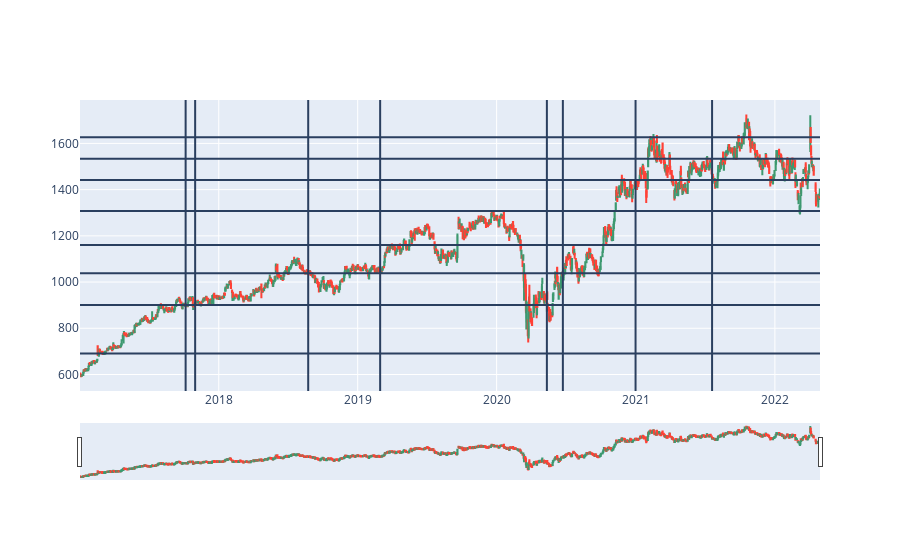

The code cell stored with this chart in its notebook:
### Code cell
fig = go.Figure(data=[go.Candlestick(x=df['Date'],
                open=df['Open'],
                high=df['High'],
                low=df['Low'],
                close=df['Close'])])
for aaa in centres:
    fig.add_hline(y=aaa[0])
    
for i in range(len(doji)):
    if(doji[i]!=0):
        cprice = df.Close[i]
        prevprice = df.Close[i-1]
        nextprice = df.Close[i+1]
        for x in centres:
            if(1.005*cprice>x[0] and 0.995*cprice<x[0] and ((prevprice<x[0] and nextprice<x[0]) or (prevprice>x[0] and nextprice>x[0]))):
                fig.add_vline(x=df.Date[i])
                break
        
fig.show()

### Figure 1 — Plotly figure (JSON) as saved in the notebook; plotly's stock layout.template omitted (floating-point values rounded to 4 significant figures; data arrays with more than 128 entries replaced by an {"elided": "..."} marker saying what was removed)
{"data": [{"close": {"elided": "1316 float values"}, "high": {"elided": "1316 float values"}, "low": {"elided": "1316 float values"}, "open": {"elided": "1316 float values"}, "type": "candlestick", "x": {"elided": "1316 str values"}}], "layout": {"shapes": [{"type": "line", "x0": 0, "x1": 1, "xref": "x domain", "y0": 1308.0, "y1": 1308.0, "yref": "y"}, {"type": "line", "x0": 0, "x1": 1, "xref": "x domain", "y0": 690.6, "y1": 690.6, "yref": "y"}, {"type": "line", "x0": 0, "x1": 1, "xref": "x domain", "y0": 1038.0, "y1": 1038.0, "yref": "y"}, {"type": "line", "x0": 0, "x1": 1, "xref": "x domain", "y0": 1533.0, "y1": 1533.0, "yref": "y"}, {"type": "line", "x0": 0, "x1": 1, "xref": "x domain", "y0": 900.9, "y1": 900.9, "yref": "y"}, {"type": "line", "x0": 0, "x1": 1, "xref": "x domain", "y0": 1442.0, "y1": 1442.0, "yref": "y"}, {"type": "line", "x0": 0, "x1": 1, "xref": "x domain", "y0": 1161.0, "y1": 1161.0, "yref": "y"}, {"type": "line", "x0": 0, "x1": 1, "xref": "x domain", "y0": 1627.0, "y1": 1627.0, "yref": "y"}, {"type": "line", "x0": "2017-10-06", "x1": "2017-10-06", "xref": "x", "y0": 0, "y1": 1, "yref": "y domain"}, {"type": "line", "x0": "2017-10-31", "x1": "2017-10-31", "xref": "x", "y0": 0, "y1": 1, "yref": "y domain"}, {"type": "line", "x0": "2018-08-24", "x1": "2018-08-24", "xref": "x", "y0": 0, "y1": 1, "yref": "y domain"}, {"type": "line", "x0": "2019-03-01", "x1": "2019-03-01", "xref": "x", "y0": 0, "y1": 1, "yref": "y domain"}, {"type": "line", "x0": "2020-05-12", "x1": "2020-05-12", "xref": "x", "y0": 0, "y1": 1, "yref": "y domain"}, {"type": "line", "x0": "2020-06-23", "x1": "2020-06-23", "xref": "x", "y0": 0, "y1": 1, "yref": "y domain"}, {"type": "line", "x0": "2020-12-31", "x1": "2020-12-31", "xref": "x", "y0": 0, "y1": 1, "yref": "y domain"}, {"type": "line", "x0": "2021-07-20", "x1": "2021-07-20", "xref": "x", "y0": 0, "y1": 1, "yref": "y domain"}]}}
